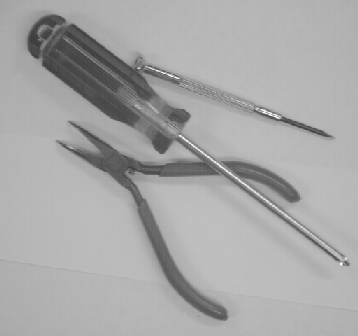
#> input picture Flooding_Binary/tools.pgm, 358 x 336 px, found by its file name
$ python BinaryConv.py
#> lines starting #> are read from the running program, lines starting #| are printed output that depends on the picture; after the words box and inside, x2 and y2 are one past the last pixel; in counts of white or black regions, pixels touching at a corner belong together
#> in convert_to_binary, image is the input picture: PIL image 358x336 L; min 60, max 255, mean 167.5
'''
@author: Jigyas Sharma
@organization: University of Kansas
@Course: EECS 841(Computer Vision)
'''
# Import Necessary Libraries
from PIL import Image
import numpy as np

'''
@function_description: Calculates the optimal threshold for binarization using Otsu's method. Otsu's method selects a threshold that minimizes the intra-class variance, or equivalently, maximizes the inter-class variance.
@param: Numpy array of the grayscale image.
@return: Optimal threshold value as an integer.
'''
def calculate_otsu_threshold(image_array):
    # Compute histogram and probabilities of each intensity level
    histogram, bins = np.histogram(image_array.flatten(), 256, [0, 256])
#> histogram = 256 values, max 9256 at index 182, min 0 at index 0, mean 469.9; bins = 257 values from 0 to 256
    total_pixels = image_array.size
#> total_pixels = 120288
    current_max, threshold = 0, 0
    sum_total, sum_foreground = 0, 0
    weight_background, weight_foreground = 0, 0

    # Compute total sum (used for mean calculation)
    for i in range(256):
        sum_total += i * histogram[i]
#> after the loop, sum_total = 20147651

    # Iterate through all possible thresholds to find the best
    for i in range(256):
        weight_background += histogram[i]
        if weight_background == 0:
            continue
        weight_foreground = total_pixels - weight_background
        if weight_foreground == 0:
            break

        sum_foreground += i * histogram[i]

        mean_background = sum_foreground / weight_background
        mean_foreground = (sum_total - sum_foreground) / weight_foreground

        # Calculate between-class variance
        variance_between = weight_background * weight_foreground * (mean_background - mean_foreground) ** 2

        # Check if new maximum found and update threshold
        if variance_between > current_max:
            current_max = variance_between
            threshold = i
#> this loop made 256 passes
#> (weight_background, weight_foreground, sum_foreground, mean_background, mean_foreground, current_max) on passes 61 to 72: (4, 120284, 240, 60, 167.5, 5.56e+09), (8, 120280, 484, 60.5, 167.5, 1.1e+10), (22, 120266, 1352, 61.45, 167.5, 2.98e+10), (34, 120254, 2108, 62, 167.5, 4.55e+10), (55, 120233, 3452, 62.76, 167.5, 7.26e+10), (84, 120204, 5337, 63.54, 167.6, 1.09e+11), (144, 120144, 9297, 64.56, 167.6, 1.84e+11), (260, 120028, 17069, 65.65, 167.7, 3.25e+11), (392, 119896, 26045, 66.44, 167.8, 4.83e+11), (562, 119726, 37775, 67.22, 168, 6.83e+11), (775, 119513, 52685, 67.98, 168.1, 9.29e+11), (1030, 119258, 70790, 68.73, 168.3, 1.22e+12)
#> weight_background on passes 1 to 6: 0, 0, 0, 0, 0, 0
#> after the loop, current_max = 1.14e+13; sum_foreground = 20147396; threshold = 138; weight_background = 120288

    return threshold

'''
@function_description: Converts a grayscale image to binary using the optimal threshold calculated by Otsu's method.
@param: File path of the grayscale image.
@return: Converted Binary Image(Saved to current directory)
'''
def convert_to_binary(image_path):
    # Load the image and ensure it is in grayscale
    image = Image.open(image_path)
    image = image.convert('L')

    # Convert image to a numpy array for processing
    image_array = np.asarray(image)

    # Calculate optimized threshold using Otsu's method
    threshold = calculate_otsu_threshold(image_array)
#> threshold = 138
    print(f"Optimized Threshold: {threshold}")
#| Optimized Threshold: 138

    # Apply the calculated threshold to binarize the image
    binary_image_array = np.where(image_array > threshold, 255, 0).astype(np.uint8)
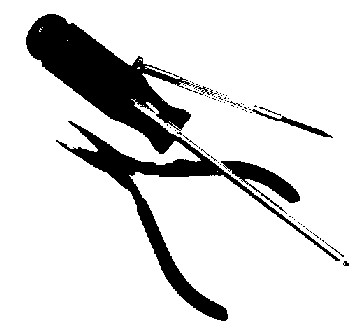
#> binary_image_array: shape (336, 358); 86.1% white; 68 black regions (61 under 20 px), largest, box (x1, y1, x2, y2) and area: (26, 14, 340, 321) 14798, (221, 161, 300, 214) 1276, (252, 109, 333, 138) 338

    # Convert the binary array back to a PIL image and save it
    binary_image = Image.fromarray(binary_image_array)
    binary_image.save('binary_tools_optimized.png')

    print("Binary image has been saved as 'binary_tools_optimized.png'.")

#Call function to convert binary
#UBUNTU_PATH
convert_to_binary('/home/darksst/Desktop/ComputerVisionConcepts/Flooding_Binary/tools.pgm')
